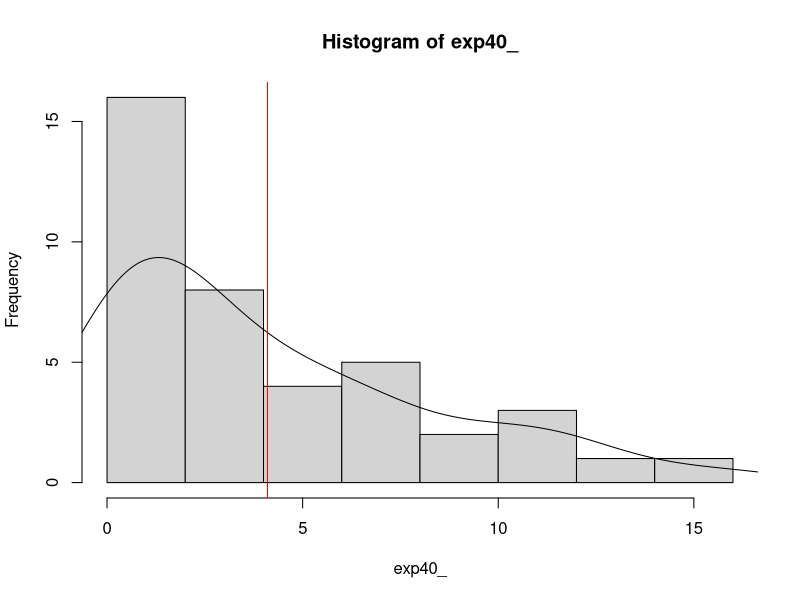
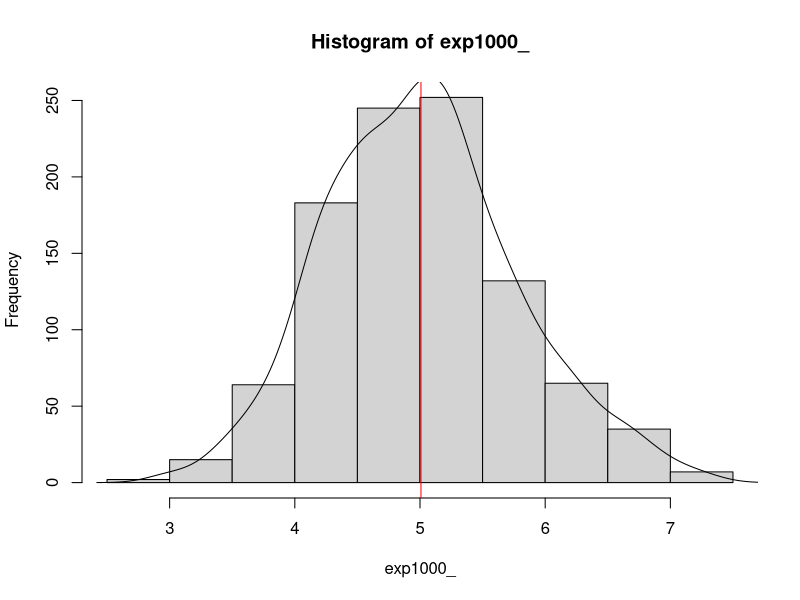

Source code (R) for these figures, in order:
## ---- chunk 1
knitr::opts_chunk$set(echo = TRUE)
## ---- chunk 2
exp40_ <- rexp(n=40,rate=0.2) #generating 40 random exp distribution values
exp40_
## ---- chunk 3
mean40 <- mean(exp40_)      #finding the mean of the obtained 40 values
mean40
## ---- chunk 4
lambda <- rate <- 0.2       #setting the lambda value
mean_th <- 1/rate           #calculating the theoritical mean values 
mean_th
mean_th-mean40              #comparing the obtained mean values
## ---- chunk 5
std40 <- sd(exp40_)
std40
## ---- chunk 6
var40 <- std40*std40        #std40 is the experimentally obtained standard deviation
var40
## ---- chunk 7
std_th <- 1/rate
#std_th
## ---- chunk 8
var_th <- std_th*std_th    #std_th is the theoritically computed standard deviation
var_th
var_th-var40               #comparing the obtined variance
## ---- chunk 9
mhist<-hist(exp40_)
multiples<-mhist$counts/mhist$density
mydensit<-density(exp40_)
mydensit$y<-mydensit$y*multiples[1]
#plot(myhist)
lines(mydensit)
abline(v=mean(exp40_),col="red")
## ---- chunk 10
exp1000_ = NULL
for (i in 1 : 1000) exp1000_ = c(exp1000_, mean(rexp(40,0.2)))
#s<-sd(mns)
myhist<-hist(exp1000_)
multipl<-myhist$counts/myhist$density
mydens<-density(exp1000_)
mydens$y<-mydens$y*multipl[1]
#plot(myhist)
lines(mydens)
abline(v=mean(exp1000_),col="red")


## ---- chunk 11
mean(exp1000_)
